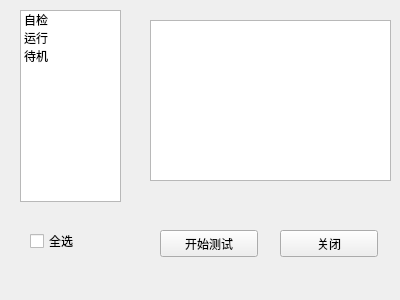
<?xml version="1.0" encoding="UTF-8"?>
<ui version="4.0">
 <class>NewSig</class>
 <widget class="QWidget" name="NewSig">
  <property name="geometry">
   <rect>
    <x>0</x>
    <y>0</y>
    <width>400</width>
    <height>300</height>
   </rect>
  </property>
  <property name="windowTitle">
   <string>新消息测试用例</string>
  </property>
  <widget class="QListWidget" name="listWidget">
   <property name="geometry">
    <rect>
     <x>20</x>
     <y>10</y>
     <width>101</width>
     <height>192</height>
    </rect>
   </property>
   <property name="selectionMode">
    <enum>QAbstractItemView::MultiSelection</enum>
   </property>
   <item>
    <property name="text">
     <string>自检</string>
    </property>
   </item>
   <item>
    <property name="text">
     <string>运行</string>
    </property>
   </item>
   <item>
    <property name="text">
     <string>待机</string>
    </property>
   </item>
  </widget>
  <widget class="QPushButton" name="pushButton">
   <property name="geometry">
    <rect>
     <x>160</x>
     <y>230</y>
     <width>98</width>
     <height>27</height>
    </rect>
   </property>
   <property name="text">
    <string>开始测试</string>
   </property>
  </widget>
  <widget class="QTextEdit" name="textEdit">
   <property name="geometry">
    <rect>
     <x>150</x>
     <y>20</y>
     <width>241</width>
     <height>161</height>
    </rect>
   </property>
  </widget>
  <widget class="QCheckBox" name="checkBox">
   <property name="geometry">
    <rect>
     <x>30</x>
     <y>230</y>
     <width>97</width>
     <height>22</height>
    </rect>
   </property>
   <property name="text">
    <string>全选</string>
   </property>
  </widget>
  <widget class="QPushButton" name="closeButton">
   <property name="geometry">
    <rect>
     <x>280</x>
     <y>230</y>
     <width>98</width>
     <height>27</height>
    </rect>
   </property>
   <property name="text">
    <string>关闭</string>
   </property>
  </widget>
 </widget>
 <resources/>
 <connections>
  <connection>
   <sender>closeButton</sender>
   <signal>clicked()</signal>
   <receiver>NewSig</receiver>
   <slot>close()</slot>
   <hints>
    <hint type="sourcelabel">
     <x>328</x>
     <y>243</y>
    </hint>
    <hint type="destinationlabel">
     <x>199</x>
     <y>149</y>
    </hint>
   </hints>
  </connection>
 </connections>
</ui>
